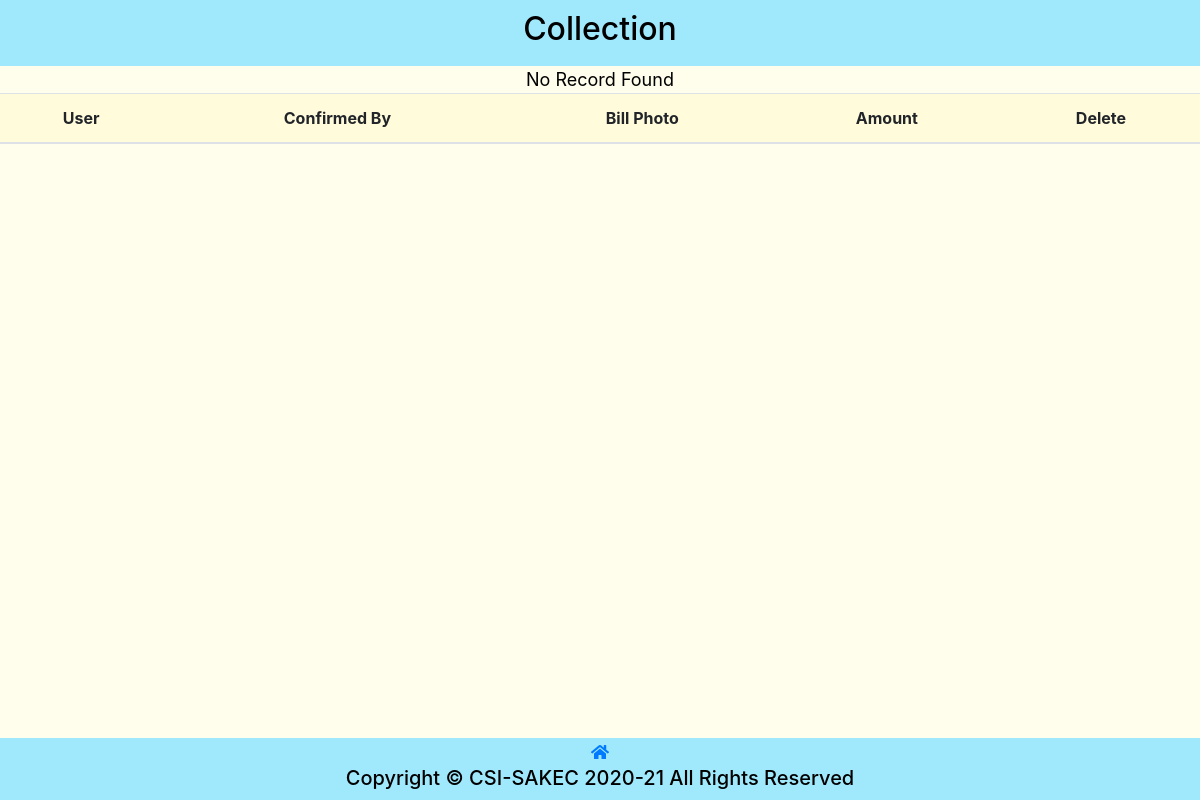
The app's page /Eventmanagement/collection.php?e_id=40, older data.
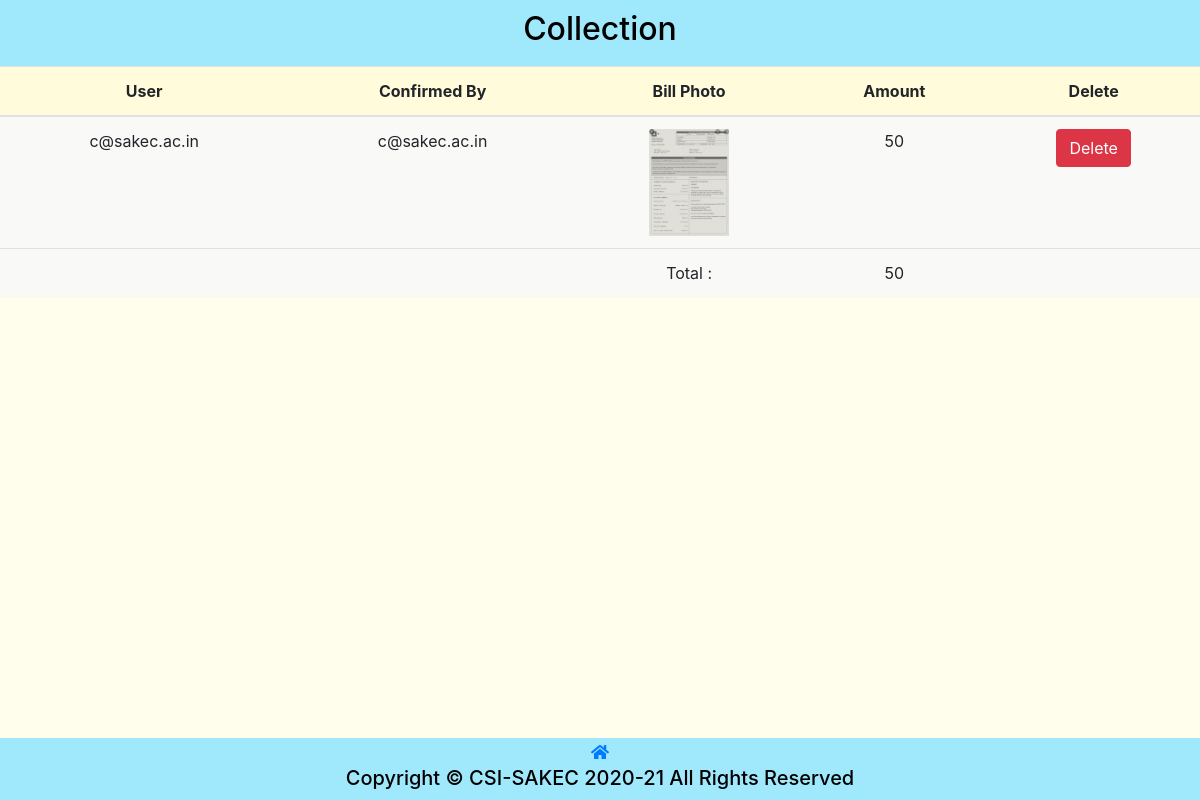
The same page, newer data.
### tables this page shows
CREATE TABLE `csi_collection` (
  `id` int(11) NOT NULL,
  `event_id` int(11) NOT NULL,
  `user_id` int(11) NOT NULL,
  `bill_photo` varchar(255) DEFAULT NULL,
  `amount` int(11) NOT NULL DEFAULT 0,
  `confirmed` tinyint(4) NOT NULL,
  `confirmed_by` varchar(255) NOT NULL,
  `attend` tinyint(4) NOT NULL DEFAULT 0
);

CREATE TABLE `csi_userdata` (
  `id` int(11) NOT NULL,
  `firstName` varchar(50) NOT NULL,
  `middleName` varchar(50) NOT NULL,
  `lastName` varchar(50) NOT NULL,
  `year` varchar(5) NOT NULL,
  `division` varchar(10) NOT NULL,
  `rollNo` int(10) NOT NULL,
  `emailID` varchar(50) NOT NULL,
  `phonenumber` bigint(10) NOT NULL,
  `branch` varchar(10) NOT NULL,
  `password` varchar(255) NOT NULL,
  `csi_role` int(15) NOT NULL,
  `gender` varchar(10) NOT NULL
);

### Eventmanagement/collection.php (the view, shortened to what this page needs)
<!DOCTYPE html>
<html lang="en" xmlns="http://www.w3.org/1999/xhtml">
<head>
    <link rel="stylesheet" href="../plugins/bootstrap-4.6.0-dist/css/bootstrap.min.css">
    <link rel="stylesheet" href="../css/membership.css?v=<?php echo time(); ?>">
    <?php
        require_once "../config.php";
    ?>
</head>
<body>
    <header>
        <h2 style="text-align: center;">Collection</h2>
    </header>
    <table class="table">
        <thead class="black white-text">
            <tr>
                <th scope="col">User</th>
                <th>Confirmed By</th>
                <th>Bill Photo</th>
                <th>Amount</th>
                <th>Delete</th>
            </tr>
        </thead>
        <tbody>
            <div class="table-content" style="font-size: large;">
                <?php
                    $event_id= $_GET['e_id'];
                    $sum=0;
                    $sql = "SELECT `csi_collection`.`id`,`csi_userdata`.`emailID`, `bill_photo`, `amount`, `confirmed_by` FROM `csi_collection`,`csi_userdata` WHERE `confirmed`='1' AND `csi_userdata`.`id`=`user_id` AND `event_id` = $event_id";
                    $query = mysqli_query($conn, $sql);
                    if (mysqli_num_rows($query) > 0) {
                        while ($row = mysqli_fetch_assoc($query)) {
                ?>
                        <tr>
                            <td><?php echo $row['emailID']; ?></td>
                            <td><?php echo $row['confirmed_by']; ?></td>
                            <td>
                                <?php
                                if(isset($row['bill_photo'])){
                                ?>
                                <a target="_blank" href="<?php echo "Event_Bill/".$row['bill_photo']; ?>">
                                    <img src="<?php echo "Event_Bill/".trim($row['bill_photo']); ?>" alt="Iamge not found, contact web dev" style="width:80px">
                                </a>
                                <?php
                                }else{
                                ?>
                                No Image
                                <?php
                                }
                                ?>
                            </td>
                            <td><?php $sum+=$row['amount'];echo $row['amount']; ?></td>
                            <td>
                                <form action="<?php echo htmlspecialchars($_SERVER["PHP_SELF"]); ?>" method="POST">
                                    <button type="submit" name="delete_bill" value="delete" class="btn btn-danger"> Delete</button>
                                </form>
                            </td>
                        </tr>
                    <?php
                        }
                        ?>
                    <tr>
                        <td/><td/>
                        <td>Total : </td>
                        <td><?php echo $sum;?></td>
                        <td/>
                    </tr>
                <?php
                    } else {
                        echo "No Record Found";
                    }
                ?>
            </div>
        </tbody>
    </table>
    <div class="spacer" style="height:100px;"></div>
    <div class="footer">
        <div class="spacer" style="height:2px;"></div>
        <a href="index.php"><i class="fas fa-home"></i></a>
        <div class="spacer" style="height:2px;"></div>
        <h5>Copyright &copy; CSI-SAKEC 2020-21 All Rights Reserved</h5>
    </div>
</body>
</html>

Row changes from the older to the newer data that the page shows:
added csi_collection: user.emailID "c@sakec.ac.in", confirmed_by "c@sakec.ac.in", bill_photo (picture), amount "50"
Text that changed along with them:
$sum: (not shown) → "50"
text no longer shown: "No Record Found"
text now shown: "Total :"
